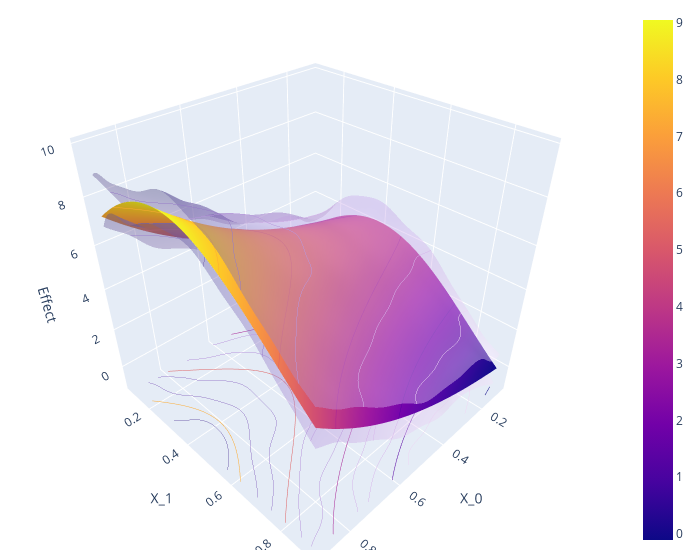

The cell this chart's notebook holds for it:
### Code cell
import plotly.graph_objects as go

true_effect = np.array([treatment_effect_2d(x_i) for x_i in zip(x_0.ravel(), x_1.ravel())]).reshape(x_0.shape)
effect = np.asarray(df_cate['effect']).reshape(x_0.shape)
lower_bound = np.asarray(df_cate['2.5 %']).reshape(x_0.shape)
upper_bound = np.asarray(df_cate['97.5 %']).reshape(x_0.shape)

fig = go.Figure(data=[
    go.Surface(x=x_0,
               y=x_1,
               z=true_effect),
    go.Surface(x=x_0,
               y=x_1,
               z=upper_bound, showscale=False, opacity=0.4,colorscale='purp'),
    go.Surface(x=x_0,
               y=x_1,
               z=lower_bound, showscale=False, opacity=0.4,colorscale='purp'),
])
fig.update_traces(contours_z=dict(show=True, usecolormap=True,
                                  highlightcolor="limegreen", project_z=True))

fig.update_layout(scene = dict(
                    xaxis_title='X_0',
                    yaxis_title='X_1',
                    zaxis_title='Effect'),
                    width=700,
                    margin=dict(r=20, b=10, l=10, t=10))

fig.show()

### Figure 1 — Plotly figure (JSON) as saved in the notebook; plotly's stock layout.template omitted (floating-point values rounded to 4 significant figures; data arrays with more than 128 entries replaced by an {"elided": "..."} marker saying what was removed)
{"data": [{"contours": {"z": {"highlightcolor": "limegreen", "project": {"z": true}, "show": true, "usecolormap": true}}, "type": "surface", "x": {"elided": "100x100 float values"}, "y": {"elided": "100x100 float values"}, "z": {"elided": "100x100 float values"}}, {"colorscale": [[0, "rgb(243, 224, 247)"], [0.1667, "rgb(228, 199, 241)"], [0.3333, "rgb(209, 175, 232)"], [0.5, "rgb(185, 152, 221)"], [0.6667, "rgb(159, 130, 206)"], [0.8333, "rgb(130, 109, 186)"], [1, "rgb(99, 88, 159)"]], "contours": {"z": {"highlightcolor": "limegreen", "project": {"z": true}, "show": true, "usecolormap": true}}, "opacity": 0.4, "showscale": false, "type": "surface", "x": {"elided": "100x100 float values"}, "y": {"elided": "100x100 float values"}, "z": {"elided": "100x100 float values"}}, {"colorscale": [[0, "rgb(243, 224, 247)"], [0.1667, "rgb(228, 199, 241)"], [0.3333, "rgb(209, 175, 232)"], [0.5, "rgb(185, 152, 221)"], [0.6667, "rgb(159, 130, 206)"], [0.8333, "rgb(130, 109, 186)"], [1, "rgb(99, 88, 159)"]], "contours": {"z": {"highlightcolor": "limegreen", "project": {"z": true}, "show": true, "usecolormap": true}}, "opacity": 0.4, "showscale": false, "type": "surface", "x": {"elided": "100x100 float values"}, "y": {"elided": "100x100 float values"}, "z": {"elided": "100x100 float values"}}], "layout": {"margin": {"b": 10, "l": 10, "r": 20, "t": 10}, "scene": {"xaxis": {"title": {"text": "X_0"}}, "yaxis": {"title": {"text": "X_1"}}, "zaxis": {"title": {"text": "Effect"}}}, "width": 700}}
